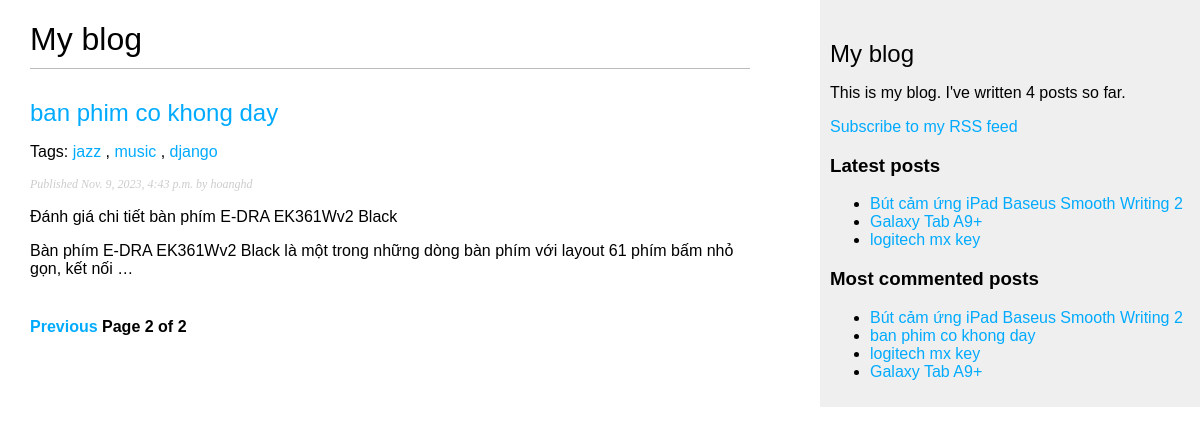
Screenshot of /blog/?page=2 with the database file from the repository.
### blog/models.py (models this page shows, shortened)
class Post(models.Model):
    class Status(models.TextChoices):
        DRAFT = 'DF', 'Draft'
        PUBLISHED = 'PB', 'Published'
    title = models.CharField(max_length=250)
    slug = models.SlugField(max_length=250,
                            unique_for_date='publish')
    author = models.ForeignKey(User,
                               on_delete=models.CASCADE,
                               related_name='blog_posts')
    body = models.TextField()
    publish = models.DateTimeField(default=timezone.now)
    created = models.DateTimeField(auto_now_add=True)
    updated = models.DateTimeField(auto_now=True)
    status = models.CharField(max_length=2,
                              choices=Status.choices,
                              default=Status.DRAFT)
    objects = models.Manager()  # The default manager
    published = PublishedManager()  # The custom manager
    tags = TaggableManager()
    class Meta:
        db_table = 'post'  # the name of the table
        ordering = ['-publish']  # hyphen means order by descending
        indexes = [
            models.Index(fields=['-publish']),  # hyphen means order by descending
        ]
    def get_absolute_url(self):
        return reverse('blog:post_detail',
                       args=[self.publish.year,
                             self.publish.month,
                             self.publish.day,
                             self.slug])

### blog/views.py (the view)
# urls.py: path('', views.post_list, name='post_list'),
def post_list(request, tag_slug=None):
    post_list = Post.published.all()
    tag = None
    if tag_slug:
        tag = get_object_or_404(Tag, slug=tag_slug)
        post_list = post_list.filter(tags__in=[tag])  # many-to-many relationship
    paginator = Paginator(post_list, 3)
    page_numer = request.GET.get('page', 1)
    try:
        posts = paginator.page(page_numer)
    except PageNotAnInteger:
        posts = paginator.page(1)
    except EmptyPage:
        posts = paginator.page(paginator.num_pages)
    return render(request,
                  'blog/post/list.html',
                  {'posts': posts,
                   'tag': tag})

### blog/models.py (called while the page is built)
    def get_queryset(self):
        return super().get_queryset().filter(status=Post.Status.PUBLISHED)

### blog/templatetags/blog_tags.py (called while the page is built)
@register.simple_tag
def total_posts():
    return Post.published.count()

@register.inclusion_tag('blog/post/latest_posts.html')
def show_latest_posts(count=5):
    latest_posts = Post.published.order_by('-publish')[:count]
    return {'latest_posts': latest_posts}

@register.simple_tag
def get_most_commented_posts(count=5):
    return Post.published.annotate(
        total_comments=Count('comments')
    ).order_by('-total_comments')[:count]

@register.filter(name='markdown')
def markdown_format(text):
    return mark_safe(markdown.markdown(text))

### blog/templates/blog/post/list.html (shortened to what this page needs)
{% extends 'blog/base.html' %}
{% load blog_tags %}
{% block content %}
    <h1>My blog</h1>
	{% for post in posts %}
		<h2>
            <a href="{{ post.get_absolute_url }}">
                {{ post.title }}
            </a>
        </h2>
        <p class="tags">
            Tags:
            {% for tag in post.tags.all %}
                <a href="{% url "blog:post_list_by_tag" tag.slug %}">
                    {{ tag.name }}
                </a>
                {% if not forloop.last %}, {% endif %}
            {% endfor %}
        </p>
        <p class="date">
            Published {{ post.publish }} by {{ post.author }}
        </p>
        {{ post.body|markdown|truncatewords_html:30 }}
	{% endfor %}
    {% include "pagination.html" with page=posts %}
{% endblock %}

### blog/templates/blog/base.html (shortened to what this page needs)
{% load blog_tags %}
{% load static %}
<!DOCTYPE html>
<html>
    <head>
        <link rel="stylesheet" href="{% static "css/blog.css" %}">
    </head>
    <body>
        <div id="content">
            {% block content %}
            {% endblock %}
        </div>
        <div id="sidebar">
            <h2>My blog</h2>
            <p>
                This is my blog.
                I've written {% total_posts %} posts so far.
            </p>
            <p>
                <a href="{% url 'blog:post_feed' %}">
                    Subscribe to my RSS feed
                </a>
            </p>
            <h3>Latest posts</h3>
            {% show_latest_posts 3 %}
            <h3>Most commented posts</h3>
            {% get_most_commented_posts as most_commented_posts %}
            <ul>
                {% for post in most_commented_posts %}
                	<li>
                        <a href="{{ post.get_absolute_url }}">
                            {{ post.title }}
                        </a>
                    </li>
                {% endfor %}
            </ul>
        </div>
    </body>
</html>

### blog/templates/blog/post/latest_posts.html
<ul>
    {% for post in latest_posts %}
        <li>
            <a href="{{ post.get_absolute_url }}">{{ post.title }}</a>
        </li>
    {% endfor %}
</ul>

### blog/static/css/blog.css (style rules this page uses)
body { margin:0; padding:0; font-family:helvetica, sans-serif; }
a { color:#00abff; text-decoration:none; }
h1 { font-weight:normal; border-bottom:1px solid #bbb; padding:0 0 10px 0; }
h2 { font-weight:normal; margin:30px 0 0; }
#content { float:left; width:60%; padding:0 0 0 30px; }
#sidebar { float:right; width:30%; padding:10px; background:#efefef; height:100%; }
p.date { color:#ccc; font-family: georgia, serif; font-size: 12px; font-style: italic; }

### rows the page displays
Post: title "ban phim co khong day", publish "Nov. 9, 2023, 4:43 p.m.", author "hoanghd", body "Đánh giá chi tiết bàn phím E-DRA EK361Wv2 Black Bàn phím E-DRA EK361Wv2 Black là một trong những dòng bàn phím với layout 61 phím bấm nhỏ gọn, kết nối …"
Tag: name "jazz"
Tag: name "music"
Tag: name "django"
Post: title "Bút cảm ứng iPad Baseus Smooth Writing 2"
Post: title "Galaxy Tab A9+"
Post: title "logitech mx key"

### other values shown
{{ page.number }} "2"
{{ page.paginator.num_pages }} "2"
